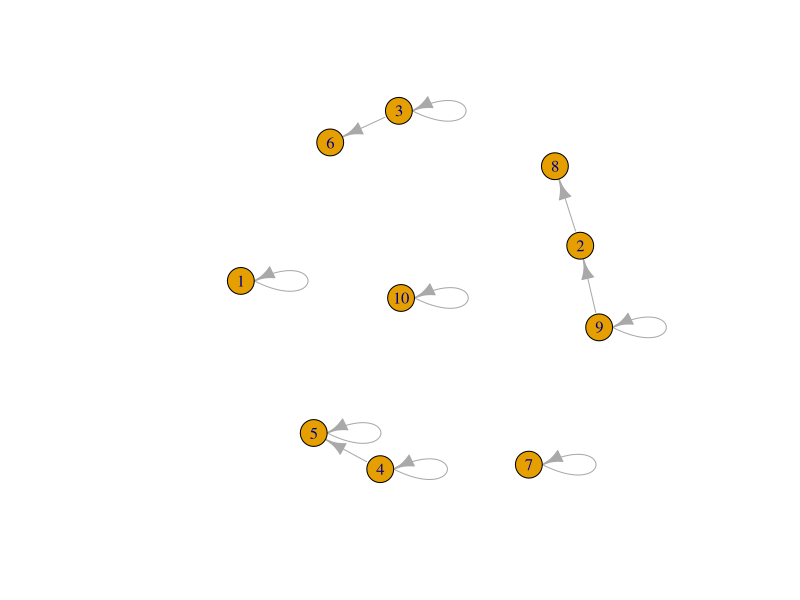

R code for this plot:
## ---- chunk 1
knitr::opts_chunk$set(echo = FALSE)
## ---- chunk 2
library(igraph)
set.seed(8)
E <-  erdos.renyi.game(10,0.05,loops = TRUE,directed=TRUE)
M <- as.matrix(get.adjacency(E))
ind <- c(which(rowSums(M)==0),5)
diag(M)[ind] <- 1
plot(graph_from_adjacency_matrix(t(M)))
## ---- chunk 3
n.herds = 10
param.default <- list(n.ram = 3,
                      n.ewe = 40,
                      age.max.repro.ram = 8,
                      age.max.repro.ewe = 8,
                      age.min.ram = 0,
                      age.min.ewe = 0,
                      age.min.repro.ewe = 3,
                      age.min.repro.ram = 1)
param.default$rate.repro = as.data.frame(cbind(c(0,1,2),c(0,1,0)))
names(param.default$rate.repro) = c('nb.lambs','probability')
param = lapply(1:n.herds,function(i) param.default)
